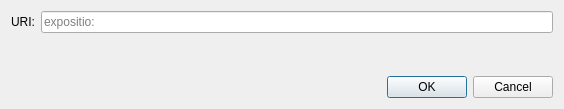
<?xml version="1.0" encoding="UTF-8"?>
<ui version="4.0">
 <class>OpenURIDialog</class>
 <widget class="QDialog" name="OpenURIDialog">
  <property name="geometry">
   <rect>
    <x>0</x>
    <y>0</y>
    <width>564</width>
    <height>109</height>
   </rect>
  </property>
  <property name="windowTitle">
   <string>Open expositio URI</string>
  </property>
  <layout class="QVBoxLayout" name="verticalLayout">
   <item>
    <layout class="QHBoxLayout" name="horizontalLayout">
     <item>
      <widget class="QLabel" name="label">
       <property name="text">
        <string>URI:</string>
       </property>
      </widget>
     </item>
     <item>
      <widget class="QValidatedLineEdit" name="uriEdit">
       <property name="placeholderText">
        <string notr="true">expositio:</string>
       </property>
      </widget>
     </item>
    </layout>
   </item>
   <item>
    <spacer name="verticalSpacer">
     <property name="orientation">
      <enum>Qt::Vertical</enum>
     </property>
     <property name="sizeHint" stdset="0">
      <size>
       <width>20</width>
       <height>40</height>
      </size>
     </property>
    </spacer>
   </item>
   <item>
    <widget class="QDialogButtonBox" name="buttonBox">
     <property name="orientation">
      <enum>Qt::Horizontal</enum>
     </property>
     <property name="standardButtons">
      <set>QDialogButtonBox::Cancel|QDialogButtonBox::Ok</set>
     </property>
    </widget>
   </item>
  </layout>
 </widget>
 <customwidgets>
  <customwidget>
   <class>QValidatedLineEdit</class>
   <extends>QLineEdit</extends>
   <header>qt/qvalidatedlineedit.h</header>
  </customwidget>
 </customwidgets>
 <resources/>
 <connections>
  <connection>
   <sender>buttonBox</sender>
   <signal>accepted()</signal>
   <receiver>OpenURIDialog</receiver>
   <slot>accept()</slot>
   <hints>
    <hint type="sourcelabel">
     <x>248</x>
     <y>254</y>
    </hint>
    <hint type="destinationlabel">
     <x>157</x>
     <y>274</y>
    </hint>
   </hints>
  </connection>
  <connection>
   <sender>buttonBox</sender>
   <signal>rejected()</signal>
   <receiver>OpenURIDialog</receiver>
   <slot>reject()</slot>
   <hints>
    <hint type="sourcelabel">
     <x>316</x>
     <y>260</y>
    </hint>
    <hint type="destinationlabel">
     <x>286</x>
     <y>274</y>
    </hint>
   </hints>
  </connection>
 </connections>
</ui>
